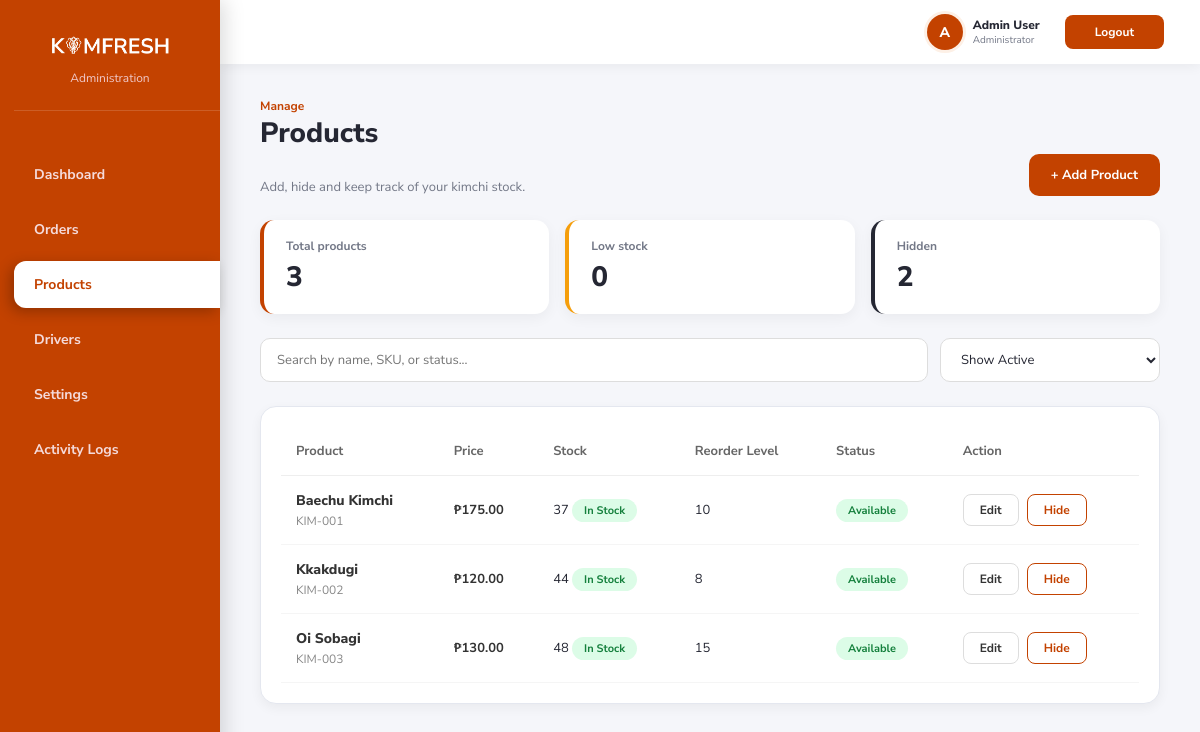
The page /products.php (signed in) on the database its author committed.
### tables this page shows
CREATE TABLE `product` (
  `product_id` int NOT NULL AUTO_INCREMENT,
  `name` varchar(100) DEFAULT NULL,
  `sku` varchar(50) DEFAULT NULL,
  `description` text,
  `unit_price` decimal(10,2) DEFAULT NULL,
  `reorder_level` int DEFAULT '5',
  `status` varchar(20) DEFAULT 'available',
  `created_at` datetime DEFAULT CURRENT_TIMESTAMP,
  `stock_quantity` int DEFAULT '0',
  PRIMARY KEY (`product_id`),
  UNIQUE KEY `sku` (`sku`)
);

### products.php (the view, shortened to what this page needs)
<?php
require 'db.php';
$total_products = $conn->query("SELECT COUNT(*) AS c FROM product WHERE status = 'available'")->fetch_assoc()['c'];
$low_stock = $conn->query("SELECT COUNT(*) AS c FROM product WHERE status = 'available' AND stock_quantity <= reorder_level")->fetch_assoc()['c'];
$hidden = $conn->query("SELECT COUNT(*) AS c FROM product WHERE status = 'inactive'")->fetch_assoc()['c'];
$search = isset($_GET['search']) ? $conn->real_escape_string($_GET['search']) : '';
$filter = isset($_GET['filter']) ? $_GET['filter'] : 'active';
$sql = "SELECT * FROM product WHERE 1=1";
if ($filter === 'active') { $sql .= " AND status = 'available'"; }
elseif ($filter === 'low') { $sql .= " AND status = 'available' AND stock_quantity <= reorder_level"; }
$sql .= " ORDER BY product_id ASC";
$products = $conn->query($sql);
?>
<!DOCTYPE html>
<html lang="en">
<head>
    <link rel="stylesheet" href="css/theme.css">
    <link rel="stylesheet" href="css/products.css">
    <link rel="stylesheet" href="css/dashboard.css">
</head>
<body>
    <div class="dashboard-layout">
        <aside class="sidebar">
            <div class="sidebar-brand">
                <img src="../logo.png" alt="KimFresh" class="logo">
                <p>Administration</p>
            </div>
            <nav class="menu">
                <a href="dashboard.php">Dashboard</a>
                <a href="orders.php">Orders</a>
                <a href="products.php" class="active">Products</a>
                <a href="drivers.php">Drivers</a>
                <a href="settings.php">Settings</a>
                <a href="logs.php">Activity Logs</a>
            </nav>
        </aside>
        <div class="main-area">
            <header class="top-header">
                <div class="profile-menu">
                    <div class="user-profile">
                        <div class="avatar">A</div>
                        <div class="user-info">
                            <p class="user-name"><?php echo $_SESSION['admin_name']; ?></p>
                            <p class="user-role">Administrator</p>
                        </div>
                        <a href="logout.php" class="logout-btn" style="margin-left: 15px; text-decoration: none;">Logout</a>
                    </div>
                </div>
            </header>
            <main class="main-content">
                <p class="overview-label">Manage</p>
                <div class="page-head">
                    <div>
                        <h1>Products</h1>
                        <p>Add, hide and keep track of your kimchi stock.</p>
                    </div>
                    <button class="primary-btn" onclick="openProductModal()">+ Add Product</button>
                </div>
                <div class="stats">
                    <div class="stat"><p>Total products</p><h2><?php echo $total_products; ?></h2></div>
                    <div class="stat warn"><p>Low stock</p><h2><?php echo $low_stock; ?></h2></div>
                    <div class="stat dark"><p>Hidden</p><h2><?php echo $hidden; ?></h2></div>
                </div>
                <form method="GET" class="filters">
                    <input type="text" name="search" placeholder="Search by name, SKU, or status..." value="<?php echo htmlspecialchars($search); ?>">
                    <select name="filter" onchange="this.form.submit()">
                        <option value="active" <?php echo $filter == 'active' ? 'selected' : ''; ?>>Show Active</option>
                    </select>
                </form>
                <section class="table-section">
                    <div class="table-responsive">
                        <table>
                            <thead>
                                <tr>
                                    <th>Product</th>
                                    <th>Price</th>
                                    <th>Stock</th>
                                    <th>Reorder Level</th>
                                    <th>Status</th>
                                    <th>Action</th>
                                </tr>
                            </thead>
                            <tbody>
                                <?php
                                if ($products->num_rows > 0) {
                                    while($row = $products->fetch_assoc()) {
                                        $isLow = $row['stock_quantity'] <= $row['reorder_level'];
                                        $stockLabel = $isLow ? 'Low Stock' : 'In Stock';
                                        $stockClass = $isLow ? 'low-stock' : 'in-stock';
                                        $isHidden = $row['status'] == 'inactive';
                                        echo "<tr>";
                                        echo "<td>
                                                <div class='product-name'>" . htmlspecialchars($row['name']) . "</div>
                                                <div class='product-sku'>" . htmlspecialchars($row['sku']) . "</div>
                                              </td>";
                                        echo "<td class='price'>₱" . number_format($row['unit_price'], 2) . "</td>";
                                        echo "<td>" . $row['stock_quantity'] . " <span class='status " . $stockClass . "'>" . $stockLabel . "</span></td>";
                                        echo "<td>" . $row['reorder_level'] . "</td>";
                                        echo "<td><span class='status " . ($isHidden ? 'hidden' : 'available') . "'>" . ($isHidden ? 'Hidden' : 'Available') . "</span></td>";
                                        echo "<td>
                                                <div class='actions'>
                                                    <button class='btn-edit' onclick='openProductModal(" . json_encode($row) . ")'>Edit</button>";
                                        if ($isHidden) {
                                            echo "<form method='POST' style='margin:0;'>
                                                    <input type='hidden' name='product_id' value='" . $row['product_id'] . "'>
                                                    <input type='hidden' name='new_status' value='available'>
                                                    <button type='submit' name='toggle_status' class='btn-restore'>Restore</button>
                                                  </form>";
                                        } else {
                                            echo "<form method='POST' style='margin:0;'>
                                                    <input type='hidden' name='product_id' value='" . $row['product_id'] . "'>
                                                    <input type='hidden' name='new_status' value='inactive'>
                                                    <button type='submit' name='toggle_status' class='btn-hide'>Hide</button>
                                                  </form>";
                                        }
                                        echo "</div></td>";
                                        echo "</tr>";
                                    }
                                } else {
                                    echo "<tr><td colspan='6' class='empty' style='text-align:center;'>No products found</td></tr>";
                                }
                                ?>
                            </tbody>
                        </table>
                    </div>
                </section>
            </main>
        </div>
    </div>
</body>
</html>

### css/theme.css (style rules this page uses)
:root { --primary: #C34200; --primary-dark: #9a3400; --primary-soft: #fdf0e6; --bg: #F5F6FA; --surface: #FFFFFF; --line: #E4E7EF; --text: #252733; --muted: #737887; }

### css/dashboard.css (style rules this page uses)
* { margin: 0; padding: 0; box-sizing: border-box; font-family: "Nunito Sans", Arial, sans-serif; }
body { min-height: 100vh; background: var(--bg); color: var(--text); }
.dashboard-layout { display: flex; min-height: 100vh; }
.sidebar { width: 220px; height: 100vh; position: fixed; top: 0; left: 0; padding: 30px 0 30px 14px; background: var(--primary); color: white; box-shadow: 4px 0 20px rgba(0, 0, 0, 0.15); }
.sidebar-brand { text-align: center; padding-right: 14px; margin-bottom: 40px; padding-bottom: 24px; border-bottom: 1px solid rgba(255, 255, 255, 0.15); }
.logo { width: 130px; height: auto; }
.sidebar-brand p { margin-top: 2px; font-size: 12px; color: #f0c8c8; }
.menu { display: flex; flex-direction: column; gap: 8px; }
.menu a { padding: 14px 20px; text-decoration: none; color: #f5dada; font-size: 14px; font-weight: 700; border-radius: 12px 0 0 12px; transition: background 0.2s, padding-left 0.2s; }
.menu a.active { background: var(--surface); color: var(--primary); box-shadow: -4px 4px 14px rgba(0, 0, 0, 0.25); }
.main-area { margin-left: 220px; width: calc(100% - 220px); }
.top-header { display: flex; justify-content: flex-end; align-items: center; gap: 24px; height: 64px; padding: 0 36px; background: var(--surface); box-shadow: 0 2px 12px rgba(0, 0, 0, 0.06); }
.user-profile { display: flex; align-items: center; gap: 10px; }
.avatar { width: 36px; height: 36px; display: flex; align-items: center; justify-content: center; font-size: 14px; font-weight: 800; color: white; background: var(--primary); border-radius: 50%; box-shadow: 0 0 0 3px var(--primary-soft); }
.user-name { font-size: 12px; font-weight: 800; }
.user-role { font-size: 10px; color: var(--muted); }
.logout-btn { padding: 9px 30px; font-size: 12px; font-weight: 700; color: white; background: var(--primary); border: none; border-radius: 8px; cursor: pointer; transition: transform 0.15s, box-shadow 0.15s; }
.main-content { padding: 34px 40px; }
.overview-label { font-size: 12px; font-weight: 700; color: var(--primary); }
.main-content h1 { margin-bottom: 26px; font-size: 28px; font-weight: 800; }
.table-section { padding: 24px; background: var(--surface); border-radius: 16px; box-shadow: 0 8px 28px rgba(35, 25, 40, 0.06); border: 1px solid var(--line); }
.table-responsive { overflow-x: auto; }
table { width: 100%; border-collapse: collapse; }
th, td { padding: 14px; text-align: left; font-size: 13px; }
th { color: white; background: var(--primary); font-weight: 700; }
th:first-child { border-radius: 10px 0 0 10px; }
th:last-child { border-radius: 0 10px 10px 0; }
td { border-bottom: 1px solid var(--line); }
.status { padding: 4px 12px; font-size: 11px; font-weight: 700; color: #333; background: #eee; border-radius: 20px; }
button, input, select, textarea { font: inherit; }
button { transition: transform .16s ease, box-shadow .16s ease, background .16s ease; }
.profile-menu { position: relative; }

### rows shown on the page
product: name "Baechu Kimchi", sku "KIM-001", unit_price "175.00", stock_quantity "37", stockLabel "In Stock", reorder_level "10", status "Available"
product: name "Kkakdugi", sku "KIM-002", unit_price "120.00", stock_quantity "44", stockLabel "In Stock", reorder_level "8", status "Available"
product: name "Oi Sobagi", sku "KIM-003", unit_price "130.00", stock_quantity "48", stockLabel "In Stock", reorder_level "15", status "Available"

### other values the page prints
$_SESSION['admin_name'] "Admin User"
$total_products "3"
$low_stock "0"
$hidden "2"
